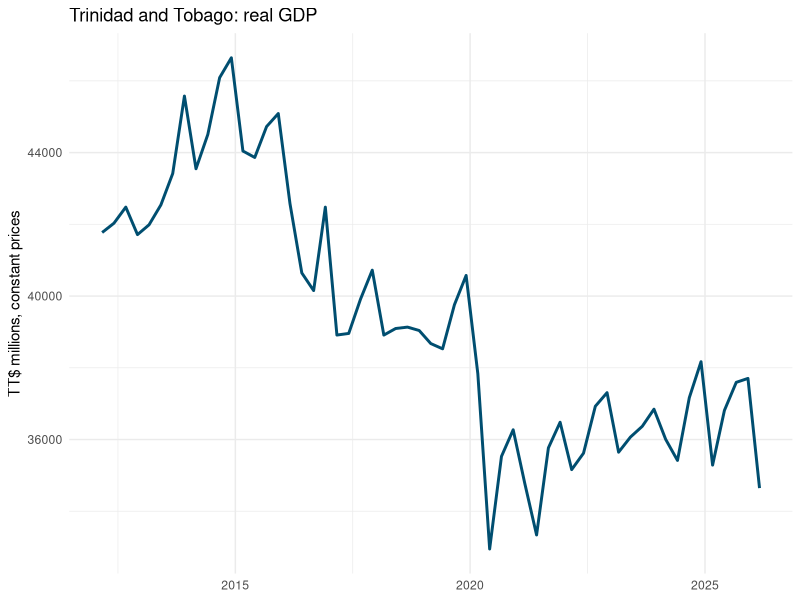
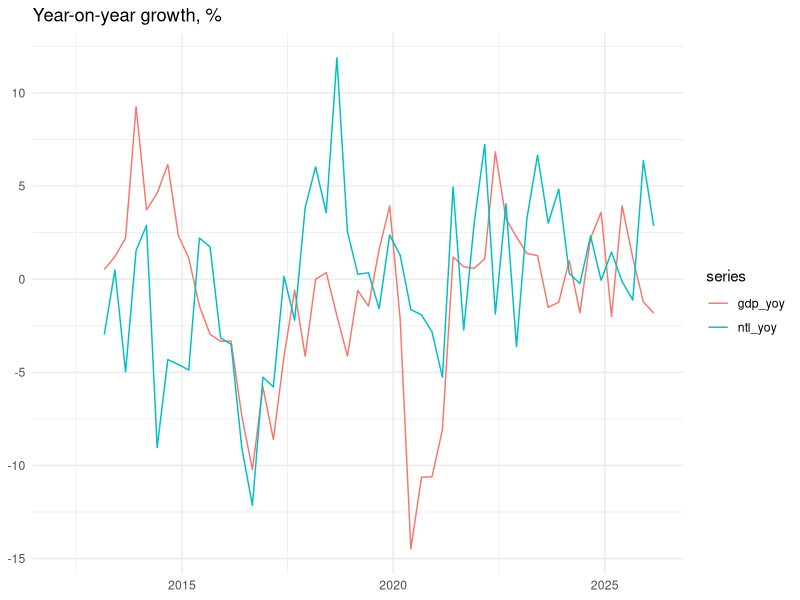
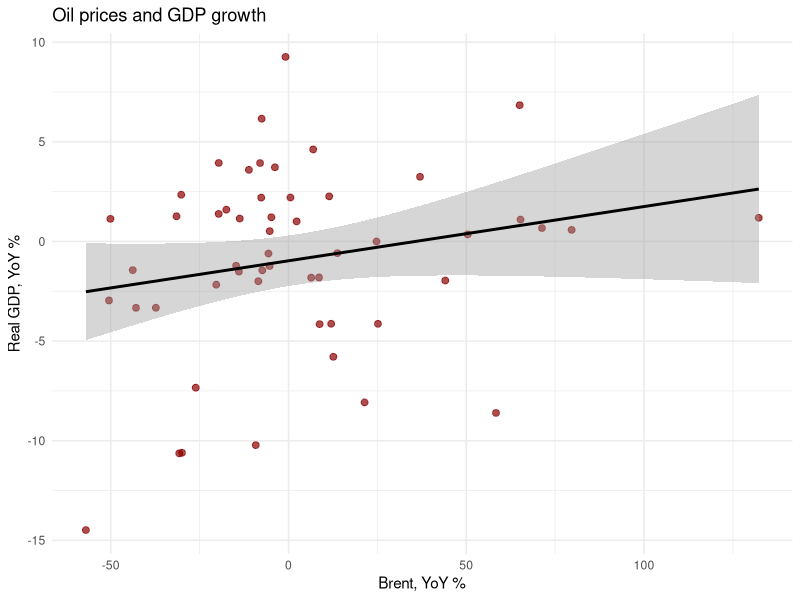

Reproduce these figures in R, in order. (Note: this script raises an error after producing the figures.)
# =============================================================================
# Activity 1 (R): R basics with GDP, oil and night-time lights in Trinidad and Tobago
# GDP Growth Nowcasting Workshop, IDB, Port of Spain
#
# The same data as act1_python_basics.ipynb:
#   ../data/gdp.csv        real GDP, TT$ millions, quarterly (date = 1st day of the quarter's last month)
#   ../data/eia_brent.csv  Brent crude, US$ per barrel, daily
#   ../data/ntl_shape.csv  night-time lights over the whole country, daily
#
# Solution version: every ___ is filled in.
# =============================================================================

# =============================================================================
# SETUP
# =============================================================================

# Install the packages once (they are already in the workshop environment):
# install.packages(c("tidyverse", "lubridate"))

library(tidyverse)   # dplyr, tidyr, readr, ggplot2 ...
library(lubridate)   # dates

# Work from the folder that holds this script, so that ../data/ resolves.
# In VS Code / RStudio: Session -> Set Working Directory -> To Source File Location,
# or uncomment and edit:
# setwd("C:/path/to/public/activity")
getwd()

# =============================================================================
# BASIC R OPERATIONS
# =============================================================================

# Arithmetic and logical operators
2 + 5
2 * 5
2^5
2 + 5 > 2 * 5
2^5 != 2 * 5

# Assignment
country <- "Trinidad and Tobago"
country

# Data types
gdp_2026q1 <- 34645         # numeric: real GDP in 2026Q1, TT$ millions
is_island <- TRUE           # logical
class(country); class(gdp_2026q1); class(is_island)

# Vectors: one type only
x <- c(10, 20, 30)
x * 2

# A data frame: columns of equal length, possibly different types
df <- data.frame(
  country = c("Trinidad and Tobago", "Barbados", "Jamaica", "Guyana"),
  energy  = c(TRUE, FALSE, FALSE, TRUE)
)
df
str(df)

# Selecting
df$country           # a column, with $
df[1, ]              # first row
df[1, "country"]     # one cell

# Conditionals and loops
for (i in 1:nrow(df)) {
  if (df$energy[i]) {
    print(paste(df$country[i], "is an energy exporter"))
  } else {
    print(paste(df$country[i], "is not"))
  }
}

# =============================================================================
# 1. IMPORT THE DATA
# =============================================================================

gdp <- read_csv("../data/gdp.csv")      # readr: dates in ISO format are parsed automatically
gdp <- gdp %>% rename(gdp = rgdp)
str(gdp)
tail(gdp)

### Activity 1: import the Brent price, and rename its column "brent price" to brent.
### (Names with spaces need back-ticks in R: `brent price`.)
oil <- read_csv("../data/eia_brent.csv")
oil <- oil %>% rename(brent = `brent price`)
tail(oil)

ntl <- read_csv("../data/ntl_shape.csv") %>% select(date, shape_mean)
head(ntl)

# =============================================================================
# 2. ONE FREQUENCY FOR ALL THREE
# =============================================================================
# GDP is quarterly and stamped on the first day of the quarter's LAST month
# (2025Q4 -> 2025-12-01). Daily series must be averaged into quarters and stamped
# the same way before they can be joined.
#   floor_date(date, "quarter")       -> first day of the quarter (2025-10-01)
#   %m+% months(2)                    -> two months later        (2025-12-01)

ntl_q <- ntl %>%
  mutate(date = floor_date(date, "quarter") %m+% months(2)) %>%
  group_by(date) %>%
  summarise(ntl = mean(shape_mean, na.rm = TRUE), days = n())
tail(ntl_q)

### Activity 2: do the same for the oil price.
oil_q <- oil %>%
  mutate(date = floor_date(date, "quarter") %m+% months(2)) %>%
  group_by(date) %>%
  summarise(brent = mean(brent, na.rm = TRUE))
tail(oil_q)

# =============================================================================
# 3. JOIN
# =============================================================================

tt <- gdp %>%
  left_join(ntl_q, by = "date") %>%
  left_join(oil_q, by = "date")
head(tt)

### Activity 3: join again, but starting from ntl_q. How many rows do you get, and why?
tt2 <- ntl_q %>%
  left_join(gdp, by = "date")
nrow(tt); nrow(tt2)

# =============================================================================
# 4. TIDYVERSE: FILTER, MUTATE, SUMMARISE
# =============================================================================

# Year-on-year growth: compare each quarter with the same quarter a year earlier
tt <- tt %>%
  arrange(date) %>%
  mutate(gdp_yoy   = 100 * (gdp   / lag(gdp, 4)   - 1),
         ntl_yoy   = 100 * (ntl   / lag(ntl, 4)   - 1),
         brent_yoy = 100 * (brent / lag(brent, 4) - 1))

tt %>%
  summarise(avg_gdp_yoy = mean(gdp_yoy, na.rm = TRUE),
            sd_gdp_yoy  = sd(gdp_yoy, na.rm = TRUE))

### Activity 4 (a): keep the quarters since 2015.
tt %>% filter(date >= as.Date("2015-01-01"))

### Activity 4 (b): the average Brent price since 2015.
tt %>%
  filter(date >= as.Date("2015-01-01")) %>%
  summarise(avg_brent = mean(brent, na.rm = TRUE))

# Correlations of year-on-year growth (pairwise, ignoring missing quarters)
tt %>% select(gdp_yoy, ntl_yoy, brent_yoy) %>% cor(use = "pairwise.complete.obs")

# =============================================================================
# 5. PLOTS WITH GGPLOT2
# =============================================================================

ggplot(tt, aes(x = date, y = gdp)) +
  geom_line(color = "#004e70", linewidth = 1) +
  labs(title = "Trinidad and Tobago: real GDP", x = NULL, y = "TT$ millions, constant prices") +
  theme_minimal()

# Growth rates on one chart: reshape to long format first
tt %>%
  select(date, gdp_yoy, ntl_yoy) %>%
  pivot_longer(-date, names_to = "series", values_to = "yoy") %>%
  ggplot(aes(x = date, y = yoy, color = series)) +
  geom_line() +
  labs(title = "Year-on-year growth, %", x = NULL, y = NULL) +
  theme_minimal()

### Activity 5: a scatter plot of GDP growth (y) against Brent growth (x), with a fitted line.
ggplot(tt, aes(x = brent_yoy, y = gdp_yoy)) +
  geom_point(color = "darkred", size = 2, alpha = 0.7) +
  geom_smooth(method = "lm", se = TRUE, color = "black") +
  labs(title = "Oil prices and GDP growth", x = "Brent, YoY %", y = "Real GDP, YoY %") +
  theme_minimal()

# Save the quarterly table for later
write_csv(tt, "../output/tt_quarterly.csv")
